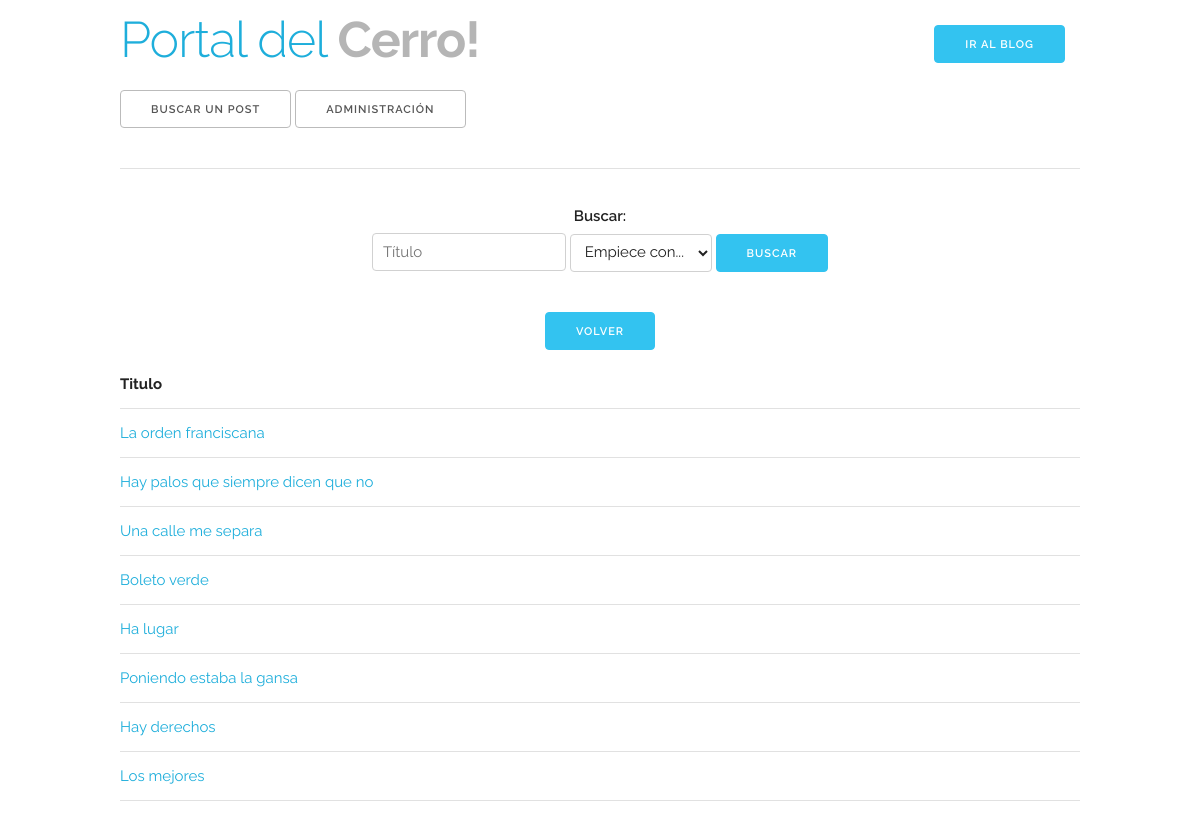
Screenshot of /search.php with the database file from the repository.
### tables this page shows
CREATE TABLE IF NOT EXISTS `posts` (
  `id` int(11) NOT NULL,
  `title` varchar(255) NOT NULL,
  `content` text NOT NULL,
  `status` tinyint(4) NOT NULL DEFAULT '1',
  `countComments` int(11) NOT NULL,
  `img` text NOT NULL
);

### search.php (called while the page is built, shortened)
<?php
  $post = new Post();
  include_once('app/views/search_post.php');

### app/models/Model.php (called while the page is built, shortened)
<?php
class Model
{
    private static $instance;
    public static function getInstance() {
        if( null === self::$instance ) {
          try {
              self::$instance = new PDO ("mysql:host=localhost;dbname=".self::DB_NAME."; charset=utf8", self::DB_USER, self::DB_PASS );
              self::$instance->setAttribute(PDO::ATTR_ERRMODE, PDO::ERRMODE_EXCEPTION);
          } catch(PDOException $e) {
              $this->_error = $e->getMessage();
          }
        }
        return self::$instance;
    }
}

### app/models/Post.php (called while the page is built, shortened)
<?php
include_once("Model.php");
class Post extends Model
{
    private $_db;
    public function __construct() {
        $this->_db = Model::getInstance();
    }
    public function filtrarPosts( $busqueda, $tipo_filtro = self::NOMBRE_EXACTO ) {
      $result = null;
      try {
            $filtrado = "='".$busqueda."'";
            switch( $tipo_filtro ) {
              case self::EMPIEZA_CON:
                $filtrado = $busqueda ."%";
                break;
            }
            $sql = $this->_db->prepare("SELECT * FROM posts WHERE title LIKE :Filtrado");
            $sql->execute(array(
              "Filtrado" => $filtrado
            ));
            $sql->setFetchMode(PDO::FETCH_OBJ);
            $result = $sql->fetchAll();
        } catch(PDOException $e) {
            $this->_error = $e->getMessage();
        }
        return $result;
    }
}

### app/views/search_post.php (the view, shortened to what this page needs)
<!DOCTYPE html>
<html lang="en">
<head>
  <link rel="stylesheet" href="css/normalize.css">
  <link rel="stylesheet" href="css/skeleton.css">
  <link rel="stylesheet" href="style.css">
</head>
<body>
  <div class="container">
    <?php include_once('header.php') ?>
      <div class="row" style="text-align:center;">
      <form method="POST" action="search.php">
        <div class="row">
            <label for="busquedaInput">Buscar:</label>
            <input type="text" name="title" placeholder="Título" id="busquedaInput">
            <select name="tipoBusquedaSelect">
              <option value="1">Empiece con...</option>
          </select>
          <input type="submit" class="button button-primary" value="Buscar"/>
        </div>
      </form>
    </div>
    <div class="row" style="text-align:center;">
      <a class="button button-primary" href="index.php">Volver</a>
    </div>
    <div class="row">
      <table class="u-full-width">
        <thead>
          <tr>
            <th>Titulo</th>
          </tr>
        </thead>
        <tbody>
<?php
  $filtroBusqueda = '';
  $tipoFiltro = Post::EMPIEZA_CON;
  $listaPosts = $post->filtrarPosts($filtroBusqueda, $tipoFiltro);
  if ($listaPosts)
  {
    foreach( $listaPosts as $pst ) {
?>
        <tr>
          <td><a href="post.php?id=<?php echo $pst->id ?>"><?php echo $pst->title ?></a></td>
        </tr>
<?php
    }
  }
?>
        </tbody>
      </table>
    </div>
  </div>
</body>
</html>

### css/skeleton.css (style rules this page uses)
.container { position: relative; width: 100%; max-width: 960px; margin: 0 auto; padding: 0 20px; box-sizing: border-box; }
@media (min-width: 400px) { .container { width: 85%; padding: 0; } }
@media (min-width: 550px) { .container { width: 80%; } }
html { font-size: 62.5%; }
body { font-size: 1.5em; line-height: 1.6; font-weight: 400; font-family: "Raleway", "HelveticaNeue", "Helvetica Neue", Helvetica, Arial, sans-serif; color: #222; }
a { color: #1EAEDB; }
.button, button, input[type="submit"], input[type="reset"], input[type="button"] { display: inline-block; height: 38px; padding: 0 30px; color: #555; text-align: center; font-size: 11px; font-weight: 600; line-height: 38px; letter-spacing: .1rem; text-transform: uppercase; text-decoration: none; white-space: nowrap; background-color: transparent; border-radius: 4px; border: 1px solid #bbb; cursor: pointer; box-sizing: border-box; }
.button.button-primary, button.button-primary, input[type="submit"].button-primary, input[type="reset"].button-primary, input[type="button"].button-primary { color: #FFF; background-color: #33C3F0; border-color: #33C3F0; }
input[type="email"], input[type="number"], input[type="search"], input[type="text"], input[type="tel"], input[type="url"], input[type="password"], textarea, select { height: 38px; padding: 6px 10px; background-color: #fff; border: 1px solid #D1D1D1; border-radius: 4px; box-shadow: none; box-sizing: border-box; }
input[type="email"], input[type="number"], input[type="search"], input[type="text"], input[type="tel"], input[type="url"], input[type="password"], textarea { -webkit-appearance: none; -moz-appearance: none; appearance: none; }
label, legend { display: block; margin-bottom: .5rem; font-weight: 600; }
th, td { padding: 12px 15px; text-align: left; border-bottom: 1px solid #E1E1E1; }
th:first-child, td:first-child { padding-left: 0; }
th:last-child, td:last-child { padding-right: 0; }
button, .button { margin-bottom: 1rem; }
input, textarea, select, fieldset { margin-bottom: 1.5rem; }
pre, blockquote, dl, figure, table, p, ul, ol, form { margin-bottom: 2.5rem; }
.u-full-width { width: 100%; box-sizing: border-box; }
.container:after, .row:after, .u-cf { content: ""; display: table; clear: both; }

### style.css (style rules this page uses)
a { text-decoration: none; }

### rows the page displays
posts: title "La orden franciscana"
posts: title "Hay palos que siempre dicen que no"
posts: title "Una calle me separa"
posts: title "Boleto verde"
posts: title "Ha lugar"
posts: title "Poniendo estaba la gansa"
posts: title "Hay derechos"
posts: title "Los mejores"
